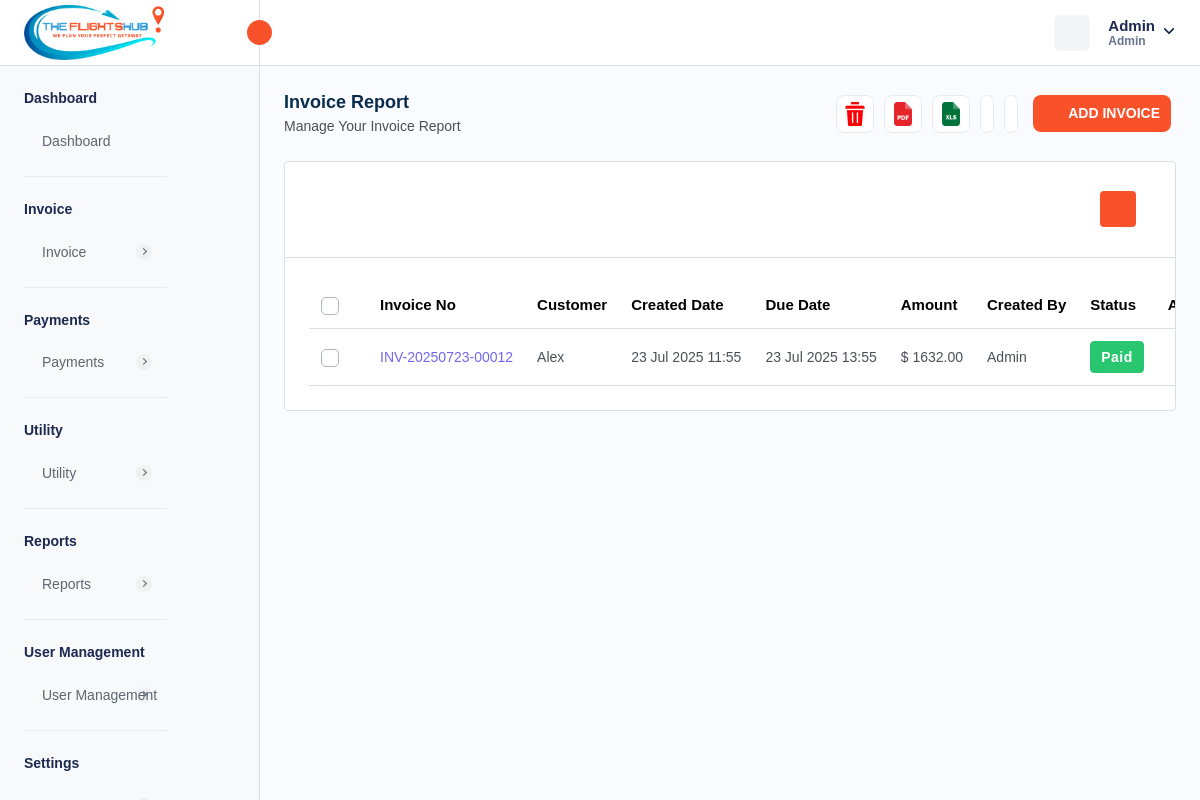
The page /manage-invoice.php (signed in) on the database its author committed.
### tables this page shows
CREATE TABLE `company_settings` (
  `company_id` int NOT NULL AUTO_INCREMENT,
  `company_name` varchar(255) DEFAULT NULL,
  `company_email` varchar(255) DEFAULT NULL,
  `company_phone` varchar(20) DEFAULT NULL,
  `company_website` varchar(255) DEFAULT NULL,
  `company_logo` varchar(255) DEFAULT NULL,
  `favicon` varchar(255) DEFAULT NULL,
  `address` text,
  `country` varchar(100) DEFAULT NULL,
  `state` varchar(100) DEFAULT NULL,
  `city` varchar(100) DEFAULT NULL,
  `postal_code` varchar(20) DEFAULT NULL,
  `gst_number` varchar(255) DEFAULT NULL,
  `bz_number` varchar(255) DEFAULT NULL,
  `created_at` timestamp NULL DEFAULT CURRENT_TIMESTAMP,
  `updated_at` timestamp NULL DEFAULT CURRENT_TIMESTAMP ON UPDATE CURRENT_TIMESTAMP,
  PRIMARY KEY (`company_id`)
);

CREATE TABLE `invoice` (
  `invoice_id` int NOT NULL AUTO_INCREMENT,
  `invoice_number` varchar(255) NOT NULL,
  `invoice_title` varchar(255) DEFAULT NULL,
  `payment_method` enum('CREDIT_CARD','DEBIT_CARD','CASH','NET_BANKING','PAYPAL','OTHER') NOT NULL,
  `transaction_id` varchar(255) DEFAULT NULL,
  `status` enum('PAID','PENDING','CANCELLED','REFUNDED') NOT NULL,
  `airline_name` text,
  `travel_date` varchar(45) DEFAULT NULL,
  `due_date` varchar(255) DEFAULT NULL,
  `customer_name` varchar(255) DEFAULT NULL,
  `service_id` json DEFAULT NULL,
  `from_location` text,
  `to_location` text,
  `customer_address` longtext,
  `description` longtext,
  `reminder_enabled` int NOT NULL DEFAULT '0',
  `reminder_count` int NOT NULL DEFAULT '0',
  `passenger_details` json DEFAULT NULL,
  `total_amount` decimal(10,2) NOT NULL,
  `created_at` timestamp NULL DEFAULT CURRENT_TIMESTAMP,
  `updated_at` timestamp NULL DEFAULT CURRENT_TIMESTAMP ON UPDATE CURRENT_TIMESTAMP,
  `created_by` int NOT NULL,
  `is_active` int NOT NULL DEFAULT '1',
  PRIMARY KEY (`invoice_id`),
  UNIQUE KEY `invoice_number_UNIQUE` (`invoice_number`),
  UNIQUE KEY `transaction_id_UNIQUE` (`transaction_id`)
);

CREATE TABLE `localization_settings` (
  `id` int NOT NULL AUTO_INCREMENT,
  `language` varchar(50) DEFAULT 'English',
  `timezone` varchar(100) DEFAULT 'UTC',
  `date_format` varchar(20) DEFAULT 'd M Y',
  `time_format` varchar(10) DEFAULT '12',
  `currency_id` int DEFAULT NULL,
  `created_at` datetime DEFAULT CURRENT_TIMESTAMP,
  `updated_at` datetime DEFAULT CURRENT_TIMESTAMP ON UPDATE CURRENT_TIMESTAMP,
  PRIMARY KEY (`id`)
);

CREATE TABLE `currency` (
  `currency_id` int NOT NULL AUTO_INCREMENT,
  `currency_name` varchar(255) DEFAULT NULL,
  `currency_code` varchar(45) DEFAULT NULL,
  `currency_symbol` varchar(45) DEFAULT NULL,
  `currency_rate` decimal(10,2) DEFAULT NULL,
  `created_at` timestamp NULL DEFAULT CURRENT_TIMESTAMP,
  `updated_at` timestamp NULL DEFAULT NULL,
  `is_active` int DEFAULT '1',
  PRIMARY KEY (`currency_id`)
);

### manage-invoice.php (the view, shortened to what this page needs)
<?php
require './database/config.php';
try {
    $stmtFetchLocalizationSettings = $db->prepare("SELECT * FROM localization_settings INNER JOIN currency ON localization_settings.currency_id = currency.currency_id;");
    $stmtFetchLocalizationSettings->execute();
    $localizationSettings = $stmtFetchLocalizationSettings->get_result()->fetch_array(MYSQLI_ASSOC);
    $stmtFetchCompanySettings = $db->prepare("SELECT * FROM company_settings");
    $stmtFetchCompanySettings->execute();
    $companySettings = $stmtFetchCompanySettings->get_result()->fetch_array(MYSQLI_ASSOC);
    if ($_SERVER['REQUEST_METHOD'] == 'GET') {
        $params = [
            'customer' => isset($_GET['customer']) ? $_GET['customer'] : '',
            'from' => isset($_GET['from']) ? $_GET['from'] : '',
            'to' => isset($_GET['to']) ? $_GET['to'] : '',
        ];
        $hasParams = false;
        if ($hasParams) {
            $customerId = $params['customer'] ?? null;
            $startDate = $params['from'] ?? null;
            $endDate = $params['to'] ?? null;
            $startDate = $startDate ? date('Y-m-d', strtotime($startDate)) : null;
            $endDate = $endDate ? date('Y-m-d', strtotime($endDate)) : null;
            $query = "SELECT
            invoice.*,
            invoice.status as invoiceStatus,
            customer.customer_id,
            customer.customer_name,
            admin.admin_username
            FROM invoice
            INNER JOIN customer ON customer.customer_id = invoice.customer_id
            LEFT JOIN admin ON admin.admin_id = invoice.created_by
            WHERE invoice.is_active = 1";
            $conditions = [];
            $paramsToBind = [];
            if ($customerId) {
                $conditions[] = "invoice.customer_id = ?";
                $paramsToBind[] = $customerId;
            }
            if ($startDate) {
                $conditions[] = "DATE(invoice.created_at) >= ?";
                $paramsToBind[] = $startDate;
            }
            if ($endDate) {
                $conditions[] = "DATE(invoice.created_at) <= ?";
                $paramsToBind[] = $endDate;
            }
            if (!empty($conditions)) {
                $query .= " AND " . implode(" AND ", $conditions);
            }
            $stmtFetchInvoices = $db->prepare($query);
            if ($stmtFetchInvoices === false) {
                $_SESSION['error'] = 'Query preparation failed';
            } else {
                if (!empty($paramsToBind)) {
                    $types = str_repeat("s", count($paramsToBind));
                    $stmtFetchInvoices->bind_param($types, ...$paramsToBind);
                }
                if ($stmtFetchInvoices->execute()) {
                    $invoices = $stmtFetchInvoices->get_result();
                } else {
                    $_SESSION['error'] = 'Error fetching filtered invoices';
                }
                $stmtFetchInvoices->close();
            }
        } else {
            $stmtFetchInvoices = $db->prepare("SELECT
                invoice.*,
                invoice.status as invoiceStatus,
                admin.admin_username
                FROM invoice
                LEFT JOIN admin
                ON admin.admin_id = invoice.created_by
                WHERE invoice.is_active = 1
                ");
            if ($stmtFetchInvoices->execute()) {
                $invoices = $stmtFetchInvoices->get_result();
            } else {
                $_SESSION['error'] = 'Error for fetching customers';
            }
        }
    }
} catch (Exception $e) {
    $_SESSION['error'] = $e->getMessage();
}
?>
<!DOCTYPE html>
<html lang="en">
<head>
    <link rel="stylesheet" href="assets/css/bootstrap.min.css">
    <link rel="stylesheet" href="assets/css/animate.css">
    <link rel="stylesheet" href="assets/plugins/select2/css/select2.min.css">
    <link rel="stylesheet" href="assets/css/dataTables.bootstrap5.min.css">
    <link rel="stylesheet" href="assets/css/bootstrap-datetimepicker.min.css">
    <link rel="stylesheet" href="assets/plugins/daterangepicker/daterangepicker.css">
    <link rel="stylesheet" href="assets/plugins/summernote/summernote-bs4.min.css">
    <link rel="stylesheet" href="assets/plugins/fontawesome/css/fontawesome.min.css">
    <link rel="stylesheet" href="assets/plugins/fontawesome/css/all.min.css">
    <link rel="stylesheet" href="assets/css/style.css">
    <link rel="stylesheet" href="https://cdn.jsdelivr.net/npm/notyf@3/notyf.min.css" />
</head>
<body>
    <div class="main-wrapper">
        <div class="header">
            <?php require_once("header.php"); ?>
        </div>
        <div class="sidebar" id="sidebar">
            <?php require_once("sidebar.php"); ?>
        </div>
        <div class="page-wrapper">
            <div class="content">
                <div class="page-header">
                    <div class="add-item d-flex">
                        <div class="page-title">
                            <h4>Invoice Report </h4>
                            <h6>Manage Your Invoice Report</h6>
                        </div>
                    </div>
                    <ul class="table-top-head">
                        <?php if ($isAdmin || hasPermission('Delete Invoice', $privileges, $roleData['0']['role_name'])): ?>
                            <li>
                                <a data-bs-toggle="tooltip" class="multi-delete-button" data-bs-placement="top"
                                    title="Delete"><img src="assets/img/icons/delete.png" alt="img" /></a>
                            </li>
                        <?php endif; ?>
                        <li>
                            <a data-bs-toggle="tooltip" onclick="exportToPDF()" data-bs-placement="top" title="Pdf"><img
                                    src="assets/img/icons/pdf.svg" alt="img" /></a>
                        </li>
                        <li>
                            <a data-bs-toggle="tooltip" onclick="exportToExcel()" data-bs-placement="top"
                                title="Excel"><img src="assets/img/icons/excel.svg" alt="img" /></a>
                        </li>
                        <li>
                            <a href="manage-invoice.php" data-bs-toggle="tooltip" data-bs-placement="top"
                                title="Refresh"><i data-feather="rotate-ccw" class="feather-rotate-ccw"></i></a>
                        </li>
                        <li>
                            <a data-bs-toggle="tooltip" data-bs-placement="top" title="Collapse" id="collapse-header"></a>
                        </li>
                    </ul>
                    <div class="page-btn">
                        <?php if ($isAdmin || hasPermission('Add Invoice', $privileges, $roleData['0']['role_name'])): ?>
                            <a href="add-invoice.php" class="btn btn-added"><i data-feather="plus-circle"
                                    class="me-2"></i>Add Invoice
                            </a>
                        <?php endif; ?>
                    </div>
                </div>
                <div class="card table-list-card">
                    <div class="card-body">
                        <div class="table-top">
                            <div class="search-set">
                                <div class="search-input">
                                    <a href="" class="btn btn-searchset"></a>
                                </div>
                            </div>
                            <div class="search-path">
                                <div class="d-flex align-items-center">
                                    <a class="btn btn-filter" id="filter_search">
                                    </a>
                                </div>
                            </div>
                        </div>
                        <div class="table-responsive">
                            <table id="myTable" class="table  datanew">
                                <thead>
                                    <tr>
                                        <th class="no-sort">
                                            <label class="checkboxs">
                                                <span class="checkmarks"></span>
                                            </label>
                                        </th>
                                        <th>Invoice No</th>
                                        <th>Customer</th>
                                        <th>Created Date</th>
                                        <th>Due Date</th>
                                        <th>Amount</th>
                                        <th>Created By</th>
                                        <th>Status</th>
                                        <th class="no-sort text-center">Action</th>
                                    </tr>
                                </thead>
                                <tbody>
                                    <?php
                                    foreach ($invoices->fetch_all(MYSQLI_ASSOC) as $invoice) { ?>
                                        <tr>
                                            <td>
                                                <label class="checkboxs">
                                                    <span class="checkmarks"></span>
                                                </label>
                                            </td>
                                            <td class="ref-number"><?php echo $invoice['invoice_number'] ?></td>
                                            <td><?php echo $invoice['customer_name'] ?></td>
                                            <td><?php $date = new DateTime($invoice['created_at']);
                                            echo $date->format(isset($localizationSettings["date_format"]) ? $localizationSettings["date_format"] : "d M Y") ?>
                                            </td>
                                            <td><?php $date = new DateTime($invoice['due_date']);
                                            echo $date->format(isset($localizationSettings["date_format"]) ? $localizationSettings["date_format"] : "d M Y") ?>
                                            </td>
                                            <td><?php echo (isset($localizationSettings["currency_symbol"]) ? $localizationSettings["currency_symbol"] : "$") . " " . $invoice['total_amount'] ?>
                                            </td>
                                            <td><?php echo $invoice['admin_username'] ?></td>
                                            <td>
                                                <?php if ($invoice['invoiceStatus'] == 'PAID') { ?>
                                                    <span class="badge badge-lg bg-success">Paid</span>
                                                <?php } elseif ($invoice['invoiceStatus'] == 'CANCELLED') { ?>
                                                    <span class="badge badge-lg bg-danger">Cancelled</span>
                                                <?php } elseif ($invoice['invoiceStatus'] == 'PENDING') { ?>
                                                    <span class="badge badge-lg bg-warning">Pending</span>
                                                <?php } elseif ($invoice['invoiceStatus'] == 'REFUNDED') { ?>
                                                    <span class="badge badge-lg bg-primary">Refunded</span>
                                                <?php } ?>
                                            </td>
                                            <td class="text-center">
                                            </td>
                                        </tr>
                                    <?php } ?>
                                </tbody>
                            </table>
                        </div>
                    </div>
                </div>
            </div>
        </div>
    </div>
</body>
</html>

### header.php (shortened to what this page needs)
<div class="header">
    <div class="header-left active">
        <a href="admin-dashboard.php" class="logo logo-normal">
            <img src="<?= isset($companySettings['company_logo']) ? $companySettings['company_logo'] : "assets/img/logo/vis-logo.png" ?>" alt="" />
        </a>
        <a id="toggle_btn" href="javascript:void(0);">
            <i data-feather="chevrons-left" class="feather-16"></i>
        </a>
    </div>
    <ul class="nav user-menu">
        <li class="nav-item nav-item-box">
            <a href="javascript:void(0);" id="btnFullscreen">
            </a>
        </li>
        <li class="nav-item dropdown has-arrow main-drop">
            <a href="javascript:void(0);" class="dropdown-toggle nav-link userset" data-bs-toggle="dropdown">
                <span class="user-info">
                    <span class="user-detail">
                        <span
                            class="user-name"><?php echo isset($_SESSION['admin_name']) ? $_SESSION['admin_name'] : "Vibrantick" ?></span>
                        <span class="user-role"><?php echo isset($_SESSION['admin_role']) ? $_SESSION['admin_role'] : "Admin"  ?></span>
                    </span>
                </span>
            </a>
        </li>
    </ul>
</div>

### rows shown on the page
company_settings: company_logo (picture)
invoice: invoice_number "INV-20250723-00012", customer_name "Alex", created_at.date_format "23 Jul 2025 11:55", due_date.date_format "23 Jul 2025 13:55", total_amount "1632.00", admin.admin_username "Admin", status "Paid"
currency: currency_symbol "$"

### other values the page prints
$_SESSION['admin_name'] "Admin"
$_SESSION['admin_role'] "Admin"
